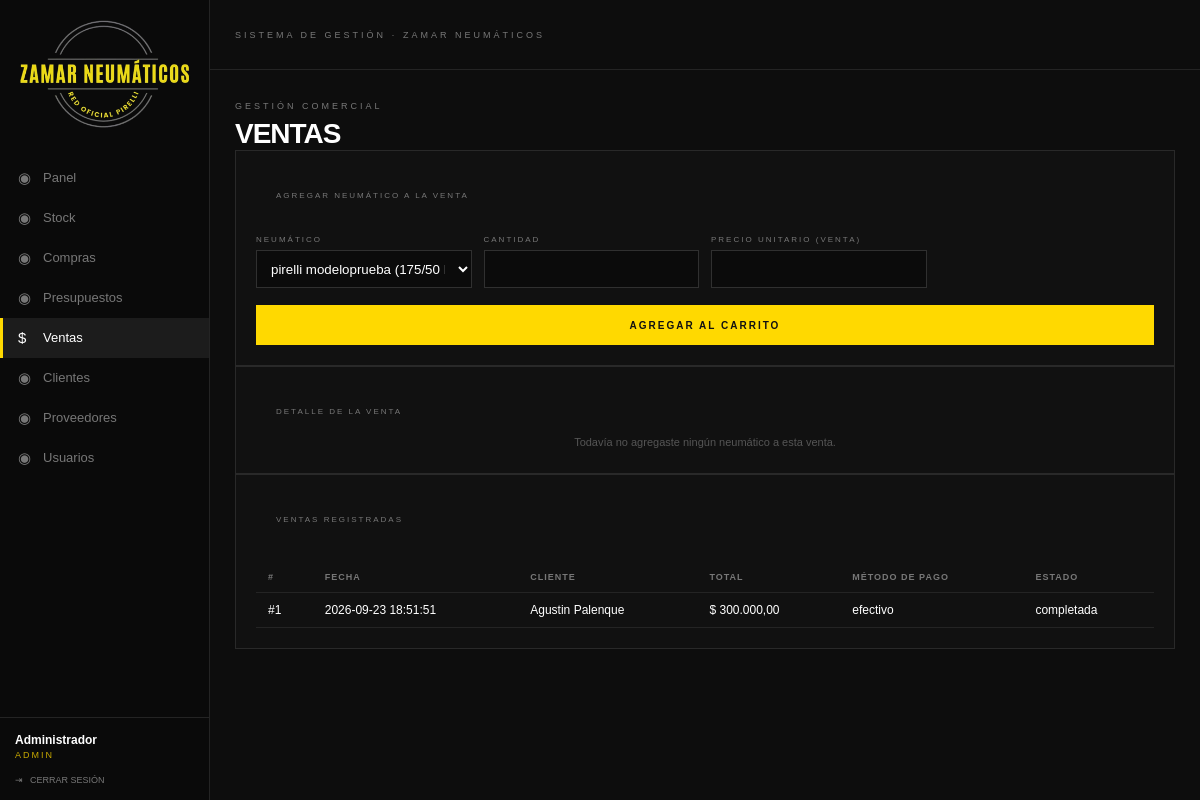
Screenshot of /ZamarNeumaticos2/ventas.php (signed in) with the database file from the repository.
### tables this page shows
CREATE TABLE `ventas` (
  `id` int NOT NULL AUTO_INCREMENT,
  `cliente_id` int NOT NULL,
  `usuario_id` int NOT NULL,
  `fecha` datetime DEFAULT CURRENT_TIMESTAMP,
  `total` decimal(10,2) NOT NULL DEFAULT '0.00',
  `metodo_pago` varchar(30) DEFAULT NULL,
  `estado` enum('completada','anulada') NOT NULL DEFAULT 'completada',
  PRIMARY KEY (`id`),
  KEY `cliente_id` (`cliente_id`),
  KEY `usuario_id` (`usuario_id`),
  CONSTRAINT `ventas_ibfk_1` FOREIGN KEY (`cliente_id`) REFERENCES `clientes` (`id`),
  CONSTRAINT `ventas_ibfk_2` FOREIGN KEY (`usuario_id`) REFERENCES `usuarios` (`id`)
);

CREATE TABLE `clientes` (
  `id` int NOT NULL AUTO_INCREMENT,
  `nombre` varchar(100) NOT NULL,
  `apellido` varchar(100) DEFAULT NULL,
  `dni_cuit` varchar(20) DEFAULT NULL,
  `telefono` varchar(20) DEFAULT NULL,
  `email` varchar(100) DEFAULT NULL,
  `direccion` varchar(150) DEFAULT NULL,
  `creado_en` timestamp NULL DEFAULT CURRENT_TIMESTAMP,
  PRIMARY KEY (`id`)
);

### ZamarNeumaticos2/ventas.php (the view, shortened to what this page needs)
<?php
require "conexion.php";
$neumaticos = $pdo->query("SELECT * FROM neumaticos WHERE stock_actual > 0 ORDER BY marca, modelo")->fetchAll();
$carrito = $_SESSION["carrito_venta"];
$historial_ventas = $pdo->query(
    "SELECT v.id, v.fecha, v.total, v.metodo_pago, v.estado,
            c.nombre AS cliente_nombre, c.apellido AS cliente_apellido
     FROM ventas v
     JOIN clientes c ON c.id = v.cliente_id
     ORDER BY v.fecha DESC"
)->fetchAll();
?>
<!DOCTYPE html>
<html lang="es">
<head>
    <link rel="stylesheet" href="style.css">
</head>
<body>
    <?php include "menu.php"; ?>
    <main class="main">
        <header class="topbar">
            <div class="titulo-sistema">
                SISTEMA DE GESTIÓN · ZAMAR NEUMÁTICOS
            </div>
        </header>
        <section class="contenido">
            <div class="encabezado">
                <div>
                    <span>GESTIÓN COMERCIAL</span>
                    <h1>VENTAS</h1>
                </div>
            </div>
            <?php if (count($neumaticos) === 0) { ?>
                <div class="tarjeta">
                    <div class="panel-vacio">
                        No hay neumáticos con stock disponible para vender. Cargá stock o registrá una compra primero.
                    </div>
                </div>
            <?php } else { ?>
                <div class="tarjeta">
                    <div class="panel-titulo">
                        AGREGAR NEUMÁTICO A LA VENTA
                    </div>
                    <form method="POST" class="formulario-stock">
                        <div>
                            <label>NEUMÁTICO</label>
                            <select name="neumatico_id" required>
                                <?php foreach ($neumaticos as $n) { ?>
                                    <option value="<?php echo $n["id"]; ?>">
                                        <?php echo htmlspecialchars($n["marca"] . " " . $n["modelo"] . " (" . $n["medida"] . ") — " . $n["stock_actual"] . " u."); ?>
                                    </option>
                                <?php } ?>
                            </select>
                        </div>
                        <div>
                            <label>CANTIDAD</label>
                            <input type="number" name="cantidad" min="1" required>
                        </div>
                        <div>
                            <label>PRECIO UNITARIO (VENTA)</label>
                            <input type="number" name="precio_unitario" step="0.01" min="0" required>
                        </div>
                        <button type="submit">AGREGAR AL CARRITO</button>
                    </form>
                </div>
                <div class="tarjeta">
                    <div class="panel-titulo">
                        DETALLE DE LA VENTA
                    </div>
                    <?php if (count($carrito) === 0) { ?>
                        <div class="panel-vacio">
                            Todavía no agregaste ningún neumático a esta venta.
                        </div>
                    <?php } ?>
                </div>
            <?php } ?>
            <div class="tarjeta">
                <div class="panel-titulo">
                    VENTAS REGISTRADAS
                </div>
                <?php if (count($historial_ventas) === 0) { ?>
                    <div class="panel-vacio">
                        Todavía no hay ventas registradas.
                    </div>
                <?php } else { ?>
                    <table class="tabla-datos">
                        <thead>
                            <tr>
                                <th>#</th>
                                <th>Fecha</th>
                                <th>Cliente</th>
                                <th>Total</th>
                                <th>Método de pago</th>
                                <th>Estado</th>
                            </tr>
                        </thead>
                        <tbody>
                            <?php foreach ($historial_ventas as $v) { ?>
                                <tr>
                                    <td>#<?php echo $v["id"]; ?></td>
                                    <td><?php echo htmlspecialchars($v["fecha"]); ?></td>
                                    <td><?php echo htmlspecialchars($v["cliente_nombre"] . " " . $v["cliente_apellido"]); ?></td>
                                    <td>$ <?php echo number_format($v["total"], 2, ",", "."); ?></td>
                                    <td><?php echo htmlspecialchars($v["metodo_pago"]); ?></td>
                                    <td><?php echo htmlspecialchars($v["estado"]); ?></td>
                                </tr>
                            <?php } ?>
                        </tbody>
                    </table>
                <?php } ?>
            </div>
        </section>
    </main>
</body>
</html>

### ZamarNeumaticos2/style.css (style rules this page uses)
* { margin: 0; padding: 0; box-sizing: border-box; }
body { font-family: Arial, Helvetica, sans-serif; background-color: #0d0d0d; color: #ffffff; min-height: 100vh; }
.main { margin-left: 210px; min-height: 100vh; }
.topbar { height: 70px; border-bottom: 1px solid #242424; display: flex; align-items: center; justify-content: space-between; padding: 0 25px; }
.titulo-sistema { color: #777; font-size: 9px; letter-spacing: 3px; }
.contenido { padding: 25px; }
.encabezado span { color: #777; font-size: 9px; letter-spacing: 3px; }
.encabezado h1 { font-size: 28px; margin-top: 5px; letter-spacing: -1px; }
.tarjeta { min-height: 108px; border: 1px solid #292929; background-color: #111111; padding: 20px; }
.panel-titulo { padding: 20px; color: #777; font-size: 8px; letter-spacing: 2px; }
.panel-vacio { height: calc(100% - 50px); display: flex; align-items: center; justify-content: center; color: #555; font-size: 11px; }
.formulario-stock { display: grid; grid-template-columns: repeat(4, 1fr); gap: 12px; margin-top: 15px; }
.formulario-stock label { display: block; margin-bottom: 6px; color: #777; font-size: 8px; letter-spacing: 2px; }
.formulario-stock input { width: 100%; height: 38px; padding: 0 10px; background-color: #0b0b0b; border: 1px solid #303030; color: white; outline: none; }
.formulario-stock button { grid-column: 1 / -1; height: 40px; margin-top: 5px; background-color: #ffd900; border: none; color: #111; font-size: 10px; font-weight: bold; letter-spacing: 2px; cursor: pointer; }
.tabla-datos { width: 100%; border-collapse: collapse; margin-top: 18px; }
.tabla-datos th, .tabla-datos td { padding: 10px 12px; border-bottom: 1px solid #242424; font-size: 12px; text-align: left; }
.tabla-datos th { color: #777; font-size: 9px; letter-spacing: 1px; text-transform: uppercase; }
.formulario-stock select { width: 100%; height: 38px; padding: 0 10px; background-color: #0b0b0b; border: 1px solid #303030; color: white; outline: none; }

### rows the page displays
ventas: id "1", fecha "2026-09-23 18:51:51", cliente.apellido "Agustin Palenque", total "300.000,00", metodo_pago "efectivo", estado "completada"

### other values shown
$_SESSION["usuario"] "Administrador"
form field neumatico_id "pirelli modeloprueba (175/50 R50) — 9 u."
